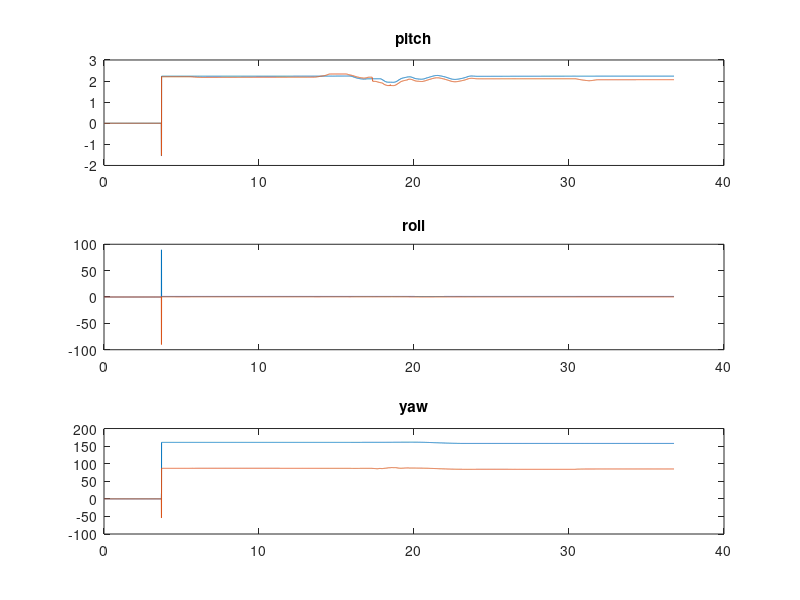

The MATLAB script that drew this image: (Note: this script raises an error after producing the figure.)
clc
clear
close all

load('RA')
Data = mccontrolLIPMWalking20200710144025RightAnkle;

t = Data(:,1);
Right = Data(:,2:4)/180*pi;
Left = Data(:,5:7)/180*pi;

% for u=1:length(t)
% Right(u,1) = 0.00;
% Right(u,2) = 0.02;
% Right(u,3) = 0.00;
% 
% Left(u,1:3) = [0 0 0];
% end
figure(1)
subplot(311); k = 1;plot(t,Right(:,k)*180/pi,t,Left(:,k)*180/pi);title('pitch')
subplot(312);k = 2; plot(t,Right(:,k)*180/pi,t,Left(:,k)*180/pi);title('roll')
subplot(313); k = 3;plot(t,Right(:,k)*180/pi,t,Left(:,k)*180/pi);title('yaw')


for i=1:length(t)
RRight(1:3,1:3,i) = rot(3,Right(i,3),3)*rot(2,Right(i,1),3)*rot(1,Right(i,2),3);
RLeft(:,:,i) = rot(3,Left(i,3),3)*rot(2,Left(i,1),3)*rot(1,Left(i,2),3);

D_r(:,:,i) = RRight(:,:,i);
D_l(:,:,i) = RLeft(:,:,i);

D_r_hat(:,:,i) = OmitNonObservable(D_r(:,:,i));
D_l_hat(:,:,i) = OmitNonObservable(D_l(:,:,i));

RRightNew(:,:,i) = D_r_hat(1:3,1:3,i)*eye(3);
RLeftNew(:,:,i) = D_l_hat(1:3,1:3,i)*eye(3);

% R(:,:,i) = RRightNew(:,:,i);
R(:,:,i) = RLeftNew(:,:,i)'*RRightNew(:,:,i);
q(i,:) = rot2q_Ankle(R(:,:,i))';

end

figure(2)
plot(t,q*180/pi);  
legend('roll','pitch','yaw')